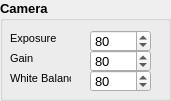
              <widget class="QGroupBox" name="groupBox_19">
               <property name="geometry">
                <rect>
                 <x>470</x>
                 <y>520</y>
                 <width>171</width>
                 <height>101</height>
                </rect>
               </property>
               <property name="font">
                <font>
                 <pointsize>10</pointsize>
                 <weight>75</weight>
                 <bold>true</bold>
                </font>
               </property>
               <property name="title">
                <string>Camera</string>
               </property>
               <widget class="QLabel" name="label_161">
                <property name="geometry">
                 <rect>
                  <x>10</x>
                  <y>30</y>
                  <width>61</width>
                  <height>16</height>
                 </rect>
                </property>
                <property name="font">
                 <font>
                  <pointsize>8</pointsize>
                  <weight>50</weight>
                  <bold>false</bold>
                 </font>
                </property>
                <property name="text">
                 <string>Exposure</string>
                </property>
               </widget>
               <widget class="QSpinBox" name="spinBoxExposure">
                <property name="geometry">
                 <rect>
                  <x>90</x>
                  <y>30</y>
                  <width>61</width>
                  <height>22</height>
                 </rect>
                </property>
                <property name="font">
                 <font>
                  <weight>50</weight>
                  <bold>false</bold>
                 </font>
                </property>
                <property name="maximum">
                 <number>480</number>
                </property>
                <property name="value">
                 <number>80</number>
                </property>
               </widget>
               <widget class="QLabel" name="label_162">
                <property name="geometry">
                 <rect>
                  <x>10</x>
                  <y>50</y>
                  <width>61</width>
                  <height>16</height>
                 </rect>
                </property>
                <property name="font">
                 <font>
                  <pointsize>8</pointsize>
                  <weight>50</weight>
                  <bold>false</bold>
                 </font>
                </property>
                <property name="text">
                 <string>Gain</string>
                </property>
               </widget>
               <widget class="QSpinBox" name="spinBoxGain">
                <property name="geometry">
                 <rect>
                  <x>90</x>
                  <y>50</y>
                  <width>61</width>
                  <height>22</height>
                 </rect>
                </property>
                <property name="font">
                 <font>
                  <weight>50</weight>
                  <bold>false</bold>
                 </font>
                </property>
                <property name="maximum">
                 <number>480</number>
                </property>
                <property name="value">
                 <number>80</number>
                </property>
               </widget>
               <widget class="QLabel" name="label_163">
                <property name="geometry">
                 <rect>
                  <x>10</x>
                  <y>70</y>
                  <width>61</width>
                  <height>16</height>
                 </rect>
                </property>
                <property name="font">
                 <font>
                  <pointsize>8</pointsize>
                  <weight>50</weight>
                  <bold>false</bold>
                 </font>
                </property>
                <property name="text">
                 <string>White Balance</string>
                </property>
               </widget>
               <widget class="QSpinBox" name="spinBoxWhiteBalance">
                <property name="geometry">
                 <rect>
                  <x>90</x>
                  <y>70</y>
                  <width>61</width>
                  <height>22</height>
                 </rect>
                </property>
                <property name="font">
                 <font>
                  <weight>50</weight>
                  <bold>false</bold>
                 </font>
                </property>
                <property name="maximum">
                 <number>480</number>
                </property>
                <property name="value">
                 <number>80</number>
                </property>
               </widget>
              </widget>
